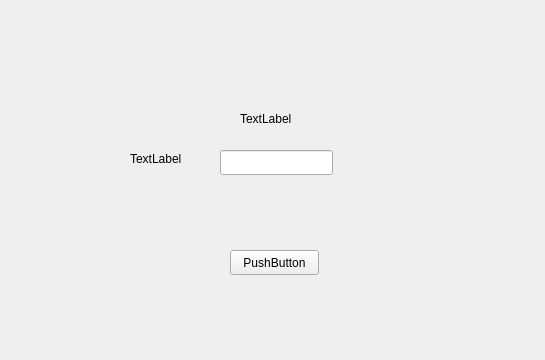
<?xml version="1.0" encoding="UTF-8"?>
<ui version="4.0">
 <class>MyForm</class>
 <widget class="QWidget" name="MyForm">
  <property name="geometry">
   <rect>
    <x>0</x>
    <y>0</y>
    <width>545</width>
    <height>360</height>
   </rect>
  </property>
  <property name="windowTitle">
   <string>Form</string>
  </property>
  <widget class="QPushButton" name="pushButton">
   <property name="geometry">
    <rect>
     <x>230</x>
     <y>250</y>
     <width>89</width>
     <height>25</height>
    </rect>
   </property>
   <property name="text">
    <string>PushButton</string>
   </property>
  </widget>
  <widget class="MyLineEdit" name="lineEdit">
   <property name="geometry">
    <rect>
     <x>220</x>
     <y>150</y>
     <width>113</width>
     <height>25</height>
    </rect>
   </property>
  </widget>
  <widget class="QLabel" name="label">
   <property name="geometry">
    <rect>
     <x>240</x>
     <y>110</y>
     <width>67</width>
     <height>17</height>
    </rect>
   </property>
   <property name="text">
    <string>TextLabel</string>
   </property>
  </widget>
  <widget class="QLabel" name="label_2">
   <property name="geometry">
    <rect>
     <x>130</x>
     <y>150</y>
     <width>67</width>
     <height>17</height>
    </rect>
   </property>
   <property name="text">
    <string>TextLabel</string>
   </property>
  </widget>
 </widget>
 <customwidgets>
  <customwidget>
   <class>MyLineEdit</class>
   <extends>QLineEdit</extends>
   <header>MyLineEdit.h</header>
   <slots>
    <signal>returnPressed(QString)</signal>
   </slots>
  </customwidget>
 </customwidgets>
 <resources/>
 <connections>
  <connection>
   <sender>lineEdit</sender>
   <signal>returnPressed(QString)</signal>
   <receiver>label</receiver>
   <slot>setText(QString)</slot>
   <hints>
    <hint type="sourcelabel">
     <x>275</x>
     <y>158</y>
    </hint>
    <hint type="destinationlabel">
     <x>292</x>
     <y>124</y>
    </hint>
   </hints>
  </connection>
 </connections>
</ui>
